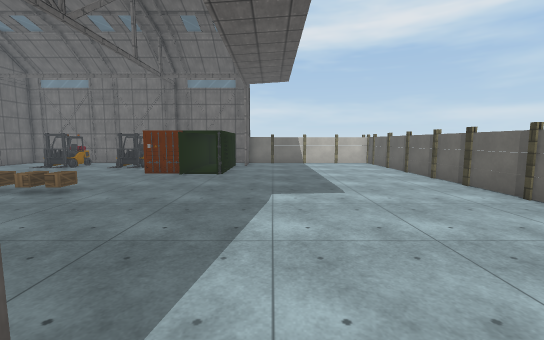
[1] (above)

16 first-person views from a walk through a scene from a Unity 3-D project. The camera is 1.5 m above the floor, tilts 6° down and sees 90° across. The floor is counted in squares, 1 m on a side. Each view is taken from the middle of a square. On the plan, view 1 faces up. The plan holds only what a view shows up to about 14 squares ahead; the rest is blank. The place goes on beyond the plan. The player is left out. Some surface patterns are stand-ins.

[2]
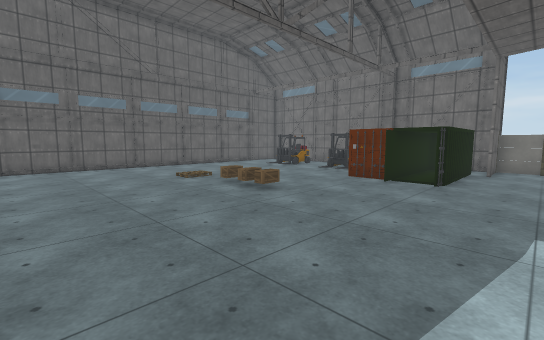

[3]
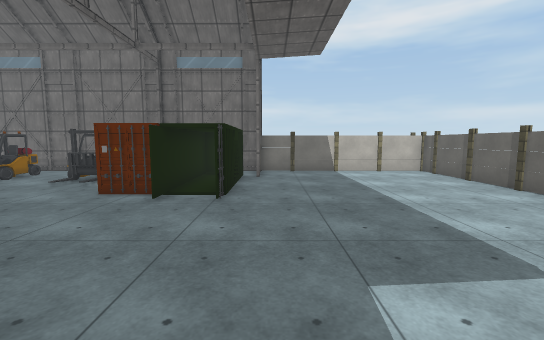

[4]
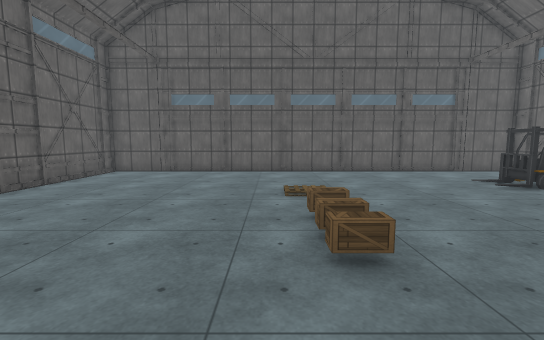

[5]
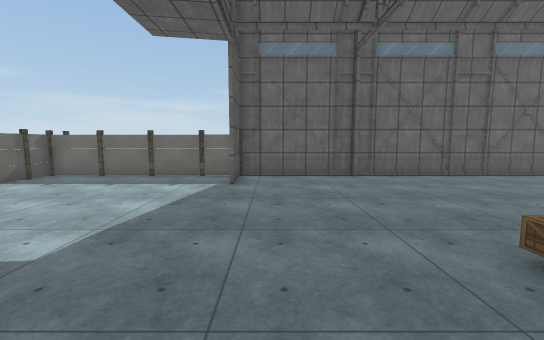

[6]
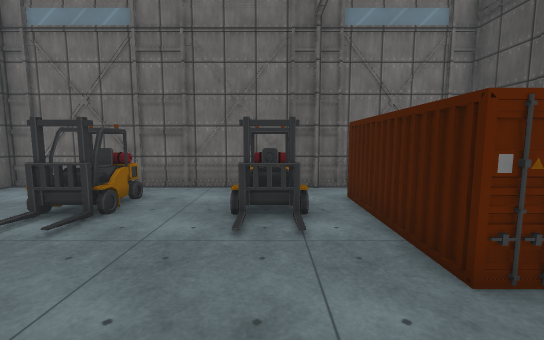

[7]
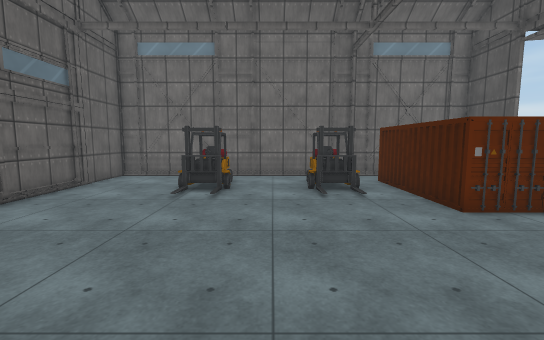

[8]
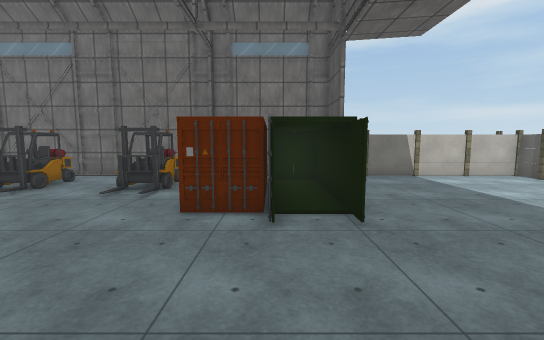

[9]
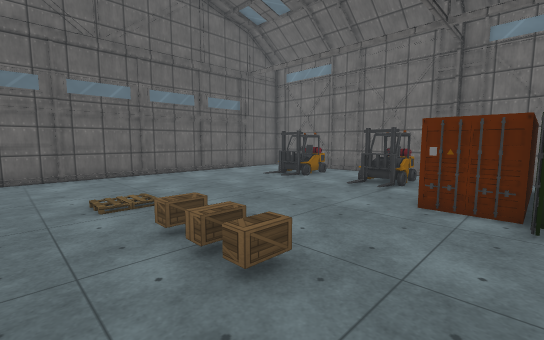

[10]
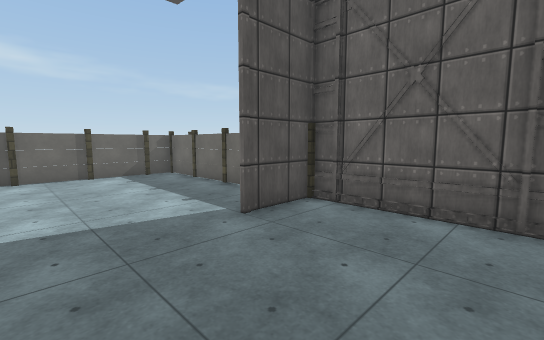

[11]
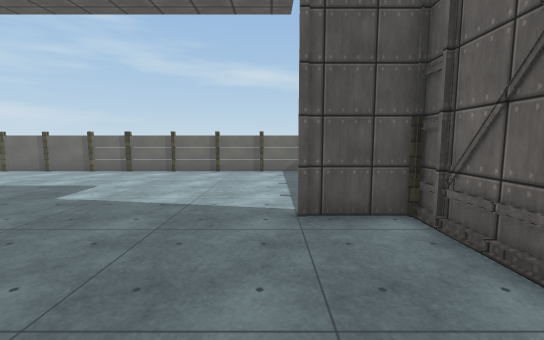

[12]
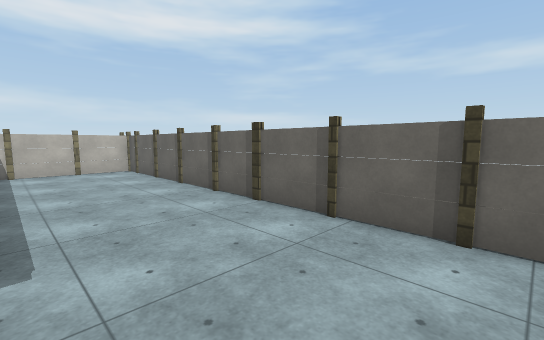

[13]
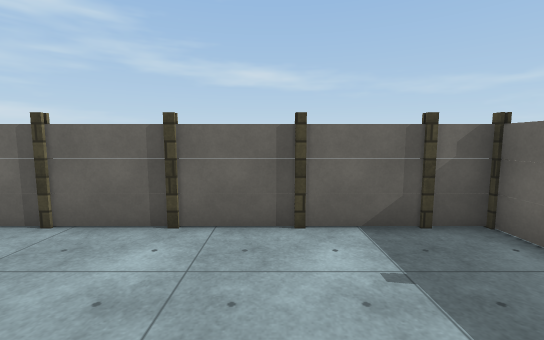

[14]
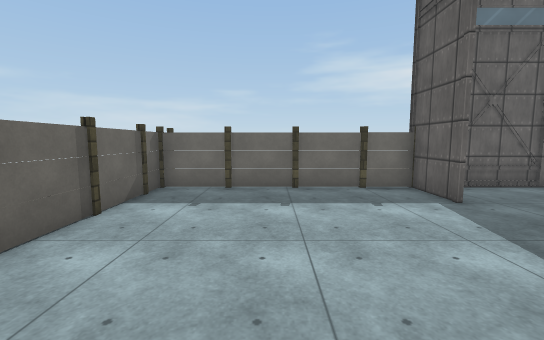

[15]
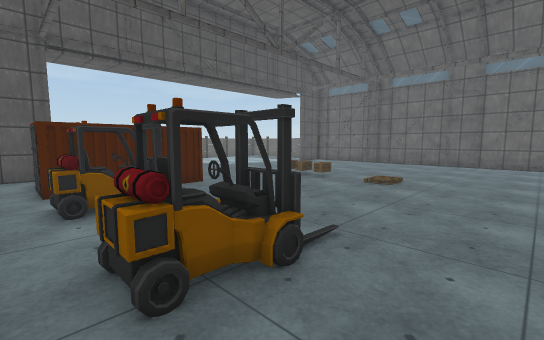

[16]
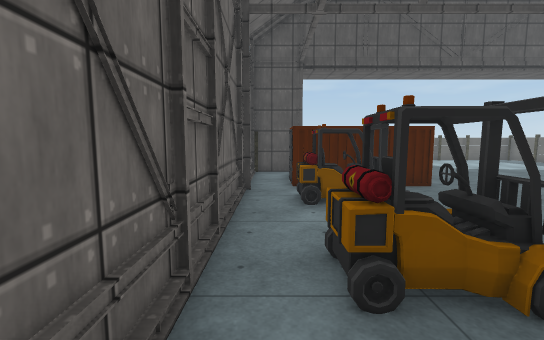

### Floor plan
Points are (right, up) in squares from view 1. A wall is a line through its corners. A room is listed if a view was taken in it or the views show most of it. See-through windows are left out.
Room 1 (views 1, 2, 3, 4, 5, 6, 7, 8, 9, 10, 11, 12, 13, 14, 15, 16)
walls: (-1.6, 17.5) (-1.6, 19) (-16.5, 19) (-16.5, -1) (-1.6, -1) (-1.6, 1.5) (-1.6, -0.8) (-0.4, -0.8); (-0.5, 18.7) (-1.6, 18.7) (-1.6, 17.4); (0.4, -0.8) (6.5, -0.8); (6.6, 9.4) (6.6, 17.5); (2.4, -1) (3.5, -1); (6.6, 3.4) (6.6, 8.5); (4.6, -1) (6.5, -1); (6.6, 0.5) (6.6, 1.6); (6.5, 18.7) (0.4, 18.7)
low walls: (-6.1, 8.5) (-6.1, 7.7) (-6.5, 7.7); (-7, 8.5) (-7, 7.7) (-7.4, 7.7) (-7.4, 8.5); (-8, 7.7) (-8.4, 7.7) (-8.4, 8.4) (-8, 8.4)
objects: forklift (-13, 15) to (-11, 17); forklift (-9, 15) to (-7, 17); container (-6, 13) to (-4, 17); container (-4, 12); container (-3, 12) to (-2, 17); pillar (0, -1); other object (0, 19); pillar (2, -1); pillar (2, 19); pillar (4, -1); pillar (4, 19); other object (7, -2); pillar (7, -1); pillar (7, 0); pillar (7, 2); other object (7, 3); pillar (7, 5); pillar (7, 7); pillar (7, 9); pillar (7, 11); pillar (7, 13); pillar (7, 15); pillar (7, 18); pillar (7, 19); other object (7, 20)

Positions as (right, up) in squares from view 1, and headings:
1: (0, 0), facing up
2: (0, 2), facing up-left
3: (-1, 5), facing up
4: (-3, 7), facing left
5: (-3, 11), facing down
6: (-8, 10), facing up
7: (-10, 7), facing up
8: (-4, 7), facing up
9: (-4, 6), facing up-left
10: (-6, 5), facing down-right
11: (-7, 2), facing right
12: (2, 4), facing up-right
13: (2, 3), facing right
14: (3, 8), facing down
15: (-15, 18), facing down-right
16: (-15, 18), facing right
